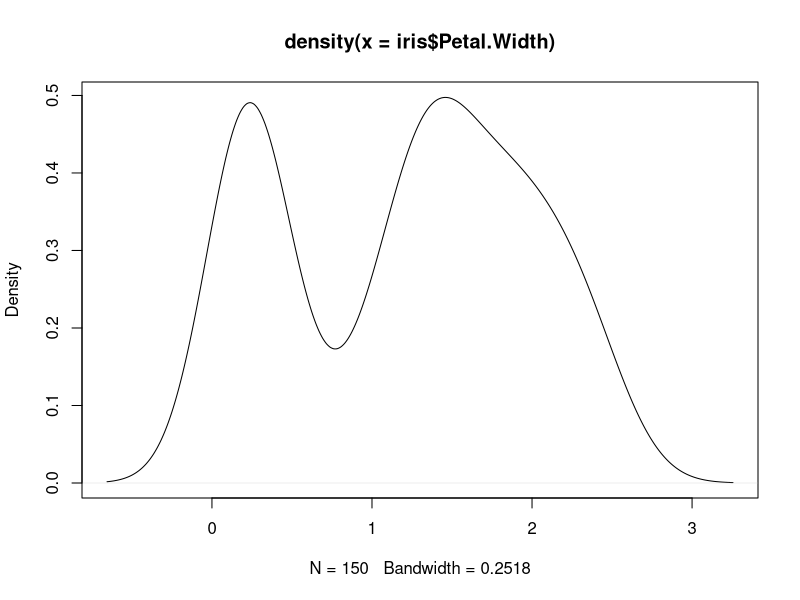
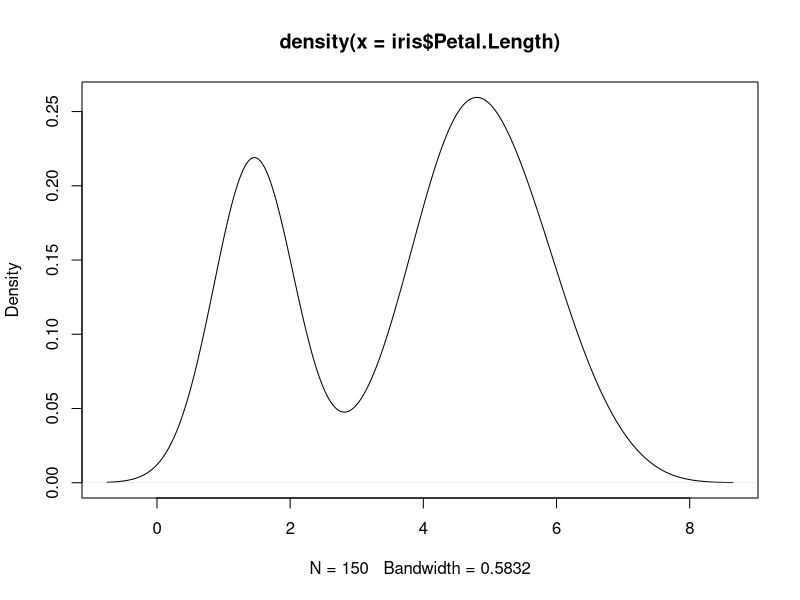
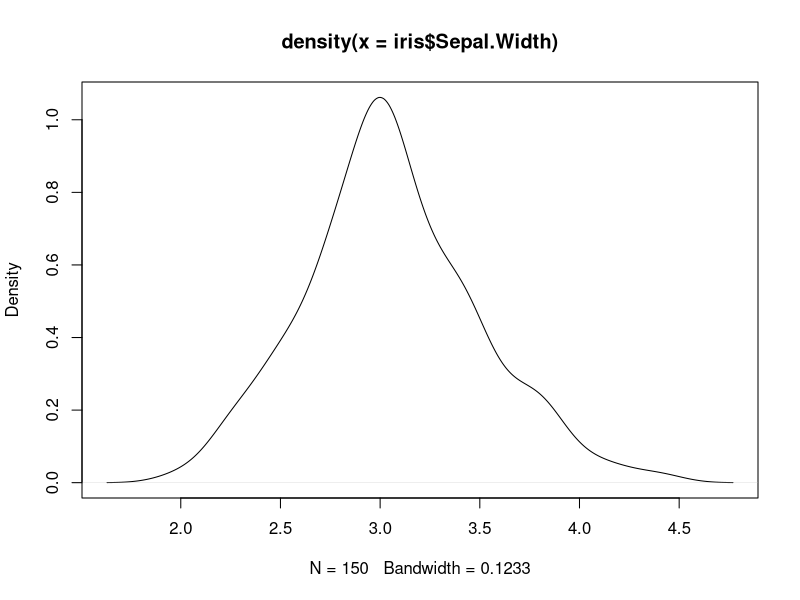
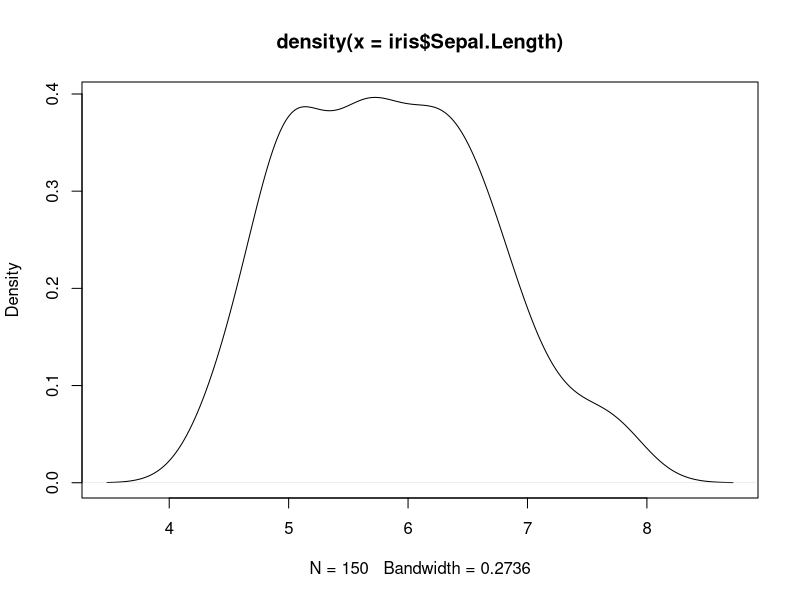
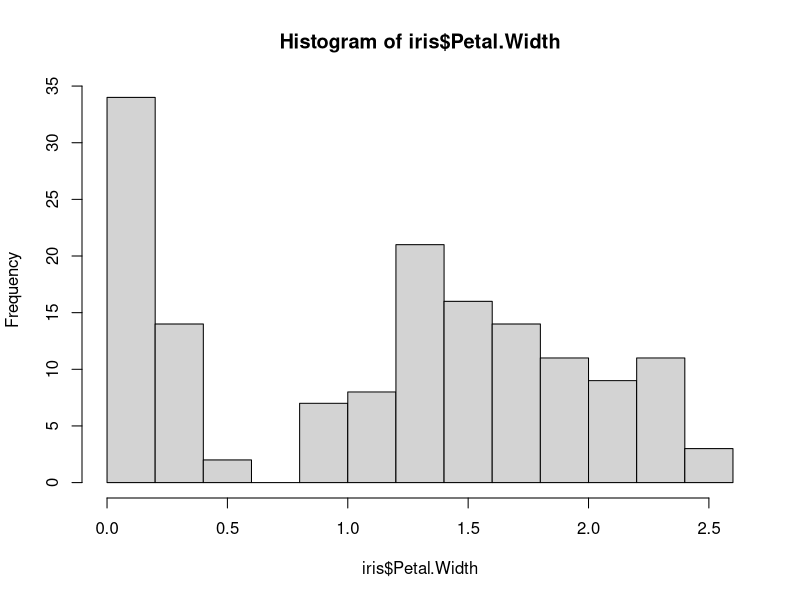
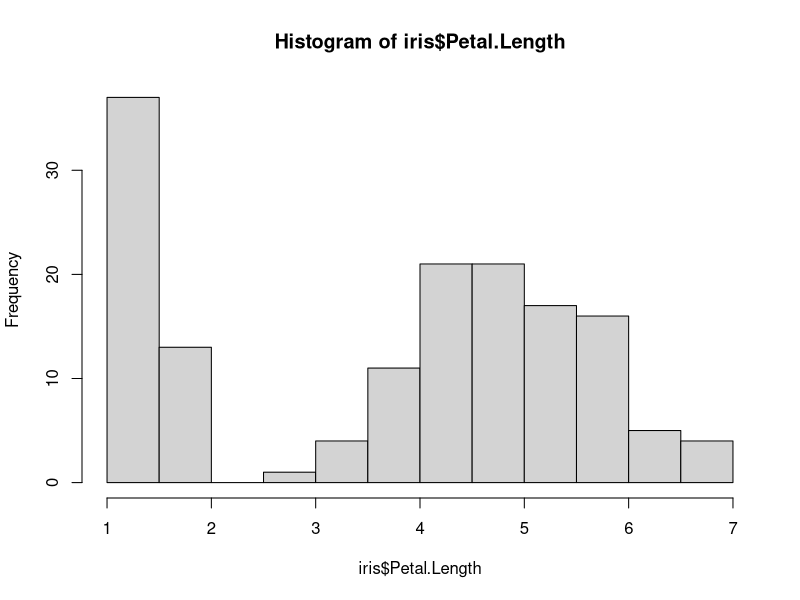
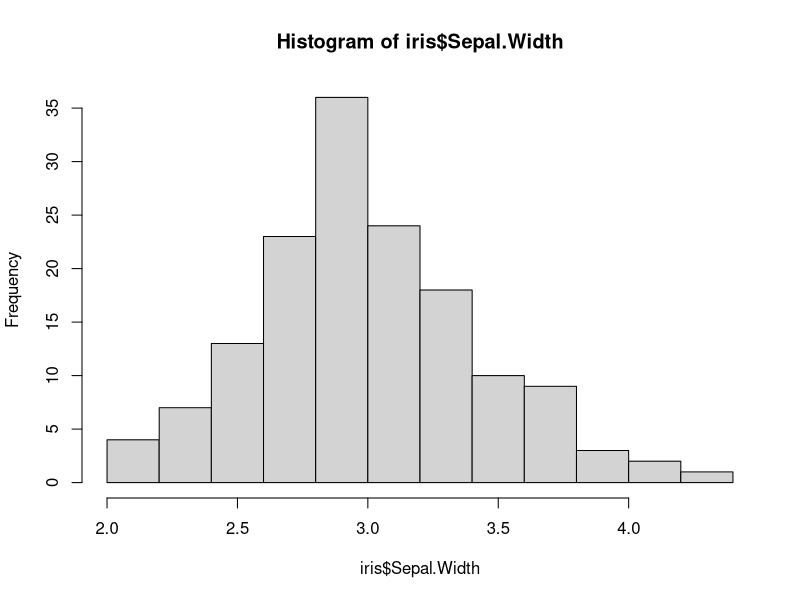
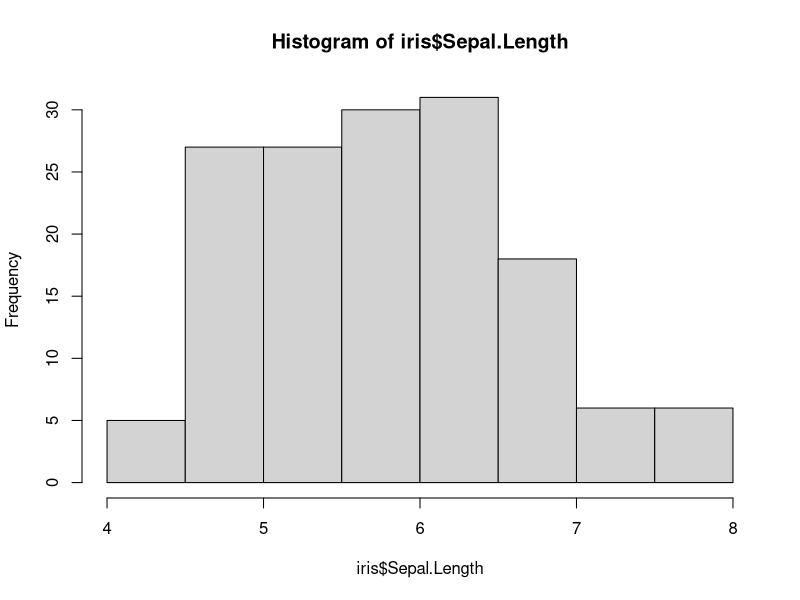

R code for these plots, in order:
#!/usr/bin/env Rscript
# Desnity pltos are a standard in R.
library(Cairo)

# we'll use the famous iris dataset of course
# 150 obs, 4 variables:
# Sepal.Length
# Sepal.Width
# Petal.Length
# Petal.Width

id <-density(iris$Petal.Width)
CairoPNG("densir0.png", 800, 800)
plot(id)
dev.off()

id <-density(iris$Petal.Length)
CairoPNG("densir1.png", 800, 800)
plot(id)
dev.off()

id <-density(iris$Sepal.Width)
CairoPNG("densir2.png", 800, 800)
plot(id)
dev.off()

id <-density(iris$Sepal.Length)
CairoPNG("densir3.png", 800, 800)
plot(id)
dev.off()

CairoPNG("distir0.png", 800, 800)
hist(iris$Petal.Width)
dev.off()

CairoPNG("distir1.png", 800, 800)
hist(iris$Petal.Length)
dev.off()

CairoPNG("distir2.png", 800, 800)
hist(iris$Sepal.Width)
dev.off()

CairoPNG("distir3.png", 800, 800)
hist(iris$Sepal.Length)
dev.off()
